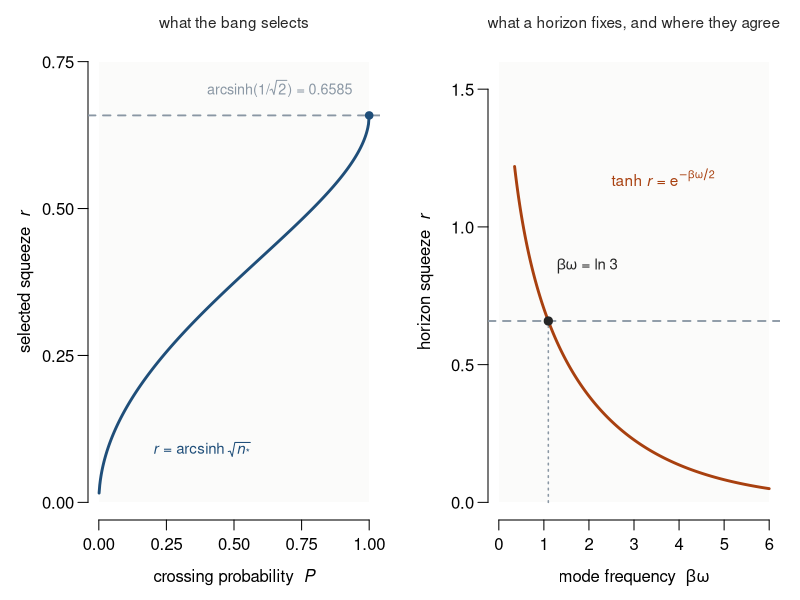
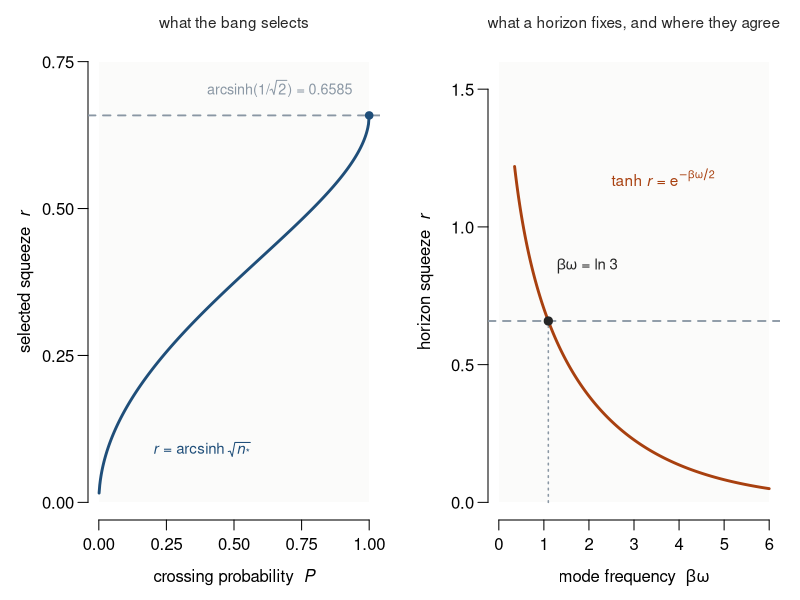

These figures' R source, in order:
# The two ends of the construction, and the one frequency where they meet.
#
# Left: what the crossing at the bang selects. Theta-invariance forces half-and-half occupancy, so
# the pair-block floor is n_*(P) = (1 - sqrt(1-P))/2, and since a squeeze carries <N> = sinh^2 r,
# the selected occupation is a selected squeeze r = arcsinh(sqrt(n_*)). It tops out at P = 1.
#
# Right: what equilibrium at a horizon fixes. The fold's map is the half-period thermal shift, so
# the cross-sheet correlator is the direct one shifted by i beta/2, the state is the thermofield
# double, and tanh r = exp(-beta omega/2).
#
# The two are the same number at beta omega = ln 3, because sinh r = 1/sqrt2 gives cosh r =
# sqrt(3/2) and hence tanh r = 1/sqrt3. Nothing was arranged to make that happen.

n_star <- function(P) (1 - sqrt(1 - P)) / 2
r_bang <- function(P) asinh(sqrt(n_star(P)))
r_hor  <- function(bw) atanh(exp(-bw / 2))

ceiling_r <- asinh(1 / sqrt(2))
cross_bw  <- log(3)

cat("=== the two ends ===\n\n")
cat(sprintf("  bang ceiling  arcsinh(1/sqrt2)      = %.12f\n", ceiling_r))
cat(sprintf("  horizon value at beta*omega = ln 3  = %.12f\n", r_hor(cross_bw)))
cat(sprintf("  difference                          = %.3e\n", abs(ceiling_r - r_hor(cross_bw))))
stopifnot(abs(ceiling_r - r_hor(cross_bw)) < 1e-12,
          abs(r_bang(1) - ceiling_r) < 1e-12,
          abs(sinh(ceiling_r)^2 - 0.5) < 1e-12)
cat("  planted: a horizon value at beta*omega = 1 instead gives %.6f, which misses it by %.4f\n" |>
      sprintf(r_hor(1), abs(r_hor(1) - ceiling_r)))

ink <- "grey15"; c1 <- "#1f4e79"; c2 <- "#a8400f"; grey <- "#8a97a4"

draw <- function() {
  par(mfrow = c(1, 2), mar = c(4.0, 4.4, 2.2, 1.0), mgp = c(2.5, 0.7, 0), xpd = FALSE)

  Ps <- seq(0.001, 1, length.out = 400)
  plot(NA, xlim = c(0, 1), ylim = c(0, 0.75), axes = FALSE,
       xlab = expression(paste("crossing probability  ", italic(P))),
       ylab = expression(paste("selected squeeze  ", italic(r))))
  rect(0, 0, 1, 0.75, col = "#fbfbfa", border = NA)
  axis(1, at = seq(0, 1, 0.25)); axis(2, at = seq(0, 0.75, 0.25), las = 1)
  abline(h = ceiling_r, col = grey, lty = 2, lwd = 1.8)
  lines(Ps, r_bang(Ps), col = c1, lwd = 2.8)
  points(1, ceiling_r, pch = 19, cex = 1.0, col = c1)
  text(0.40, ceiling_r + 0.045, expression(paste("arcsinh(1/", sqrt(2), ") = 0.6585")),
       col = grey, cex = 0.86, adj = 0)
  text(0.20, 0.09, expression(paste(italic(r), " = arcsinh ", sqrt(italic(n)["*"]))),
       col = c1, cex = 0.90, adj = 0)
  mtext("what the bang selects", side = 3, line = 0.6, cex = 0.92, col = ink)

  bws <- seq(0.35, 6, length.out = 400)
  plot(NA, xlim = c(0, 6), ylim = c(0, 1.6), axes = FALSE,
       xlab = expression(paste("mode frequency  ", beta * omega)),
       ylab = expression(paste("horizon squeeze  ", italic(r))))
  rect(0, 0, 6, 1.6, col = "#fbfbfa", border = NA)
  axis(1, at = 0:6); axis(2, at = seq(0, 1.5, 0.5), las = 1)
  abline(h = ceiling_r, col = grey, lty = 2, lwd = 1.8)
  segments(cross_bw, 0, cross_bw, ceiling_r, col = grey, lty = 3, lwd = 1.5)
  lines(bws, r_hor(bws), col = c2, lwd = 2.8)
  points(cross_bw, ceiling_r, pch = 19, cex = 1.1, col = ink)
  text(cross_bw + 0.18, ceiling_r + 0.20, expression(paste(beta * omega, " = ln 3")),
       col = ink, cex = 0.90, adj = 0)
  text(2.5, 1.18, expression(paste("tanh ", italic(r), " = ", e^{-beta * omega / 2})),
       col = c2, cex = 0.92, adj = 0)
  mtext("what a horizon fixes, and where they agree", side = 3, line = 0.6, cex = 0.92, col = ink)
}

for (dev in c("pdf", "png")) {
  out <- sprintf("papers/2_over_the_horizon/fig_companion_two_ends.%s", dev)
  if (dev == "pdf") pdf(out, width = 9.6, height = 4.3, pointsize = 12)
  else png(out, width = 9.6, height = 4.3, units = "in", res = 150, pointsize = 12)
  draw(); dev.off(); cat(sprintf("  wrote %s\n", out))
}
